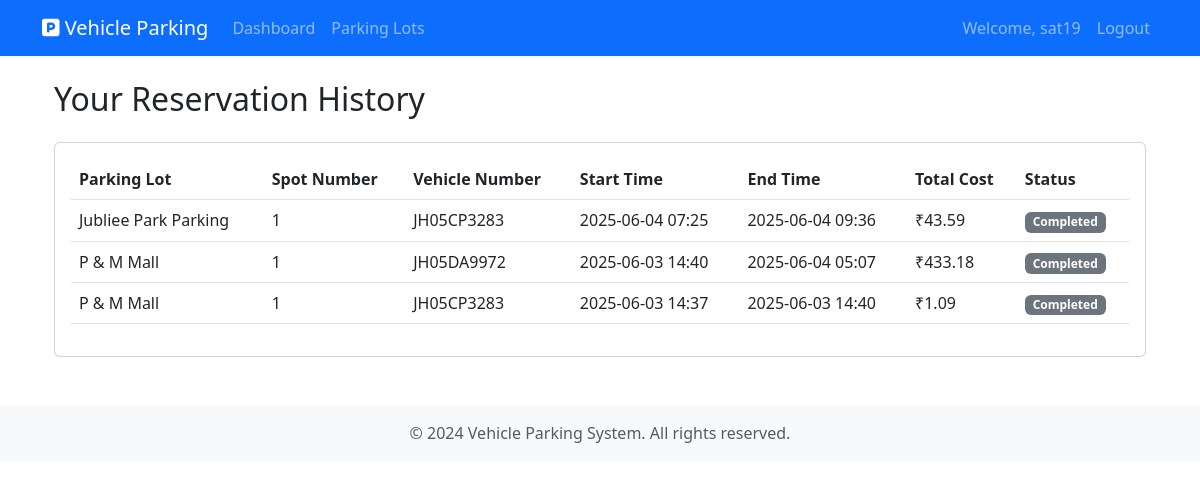
The app's page /reservation-history (signed in) with its own data.
### app/models.py (models this page shows, shortened)
class User(UserMixin, db.Model):
    id = db.Column(db.Integer, primary_key=True)
    username = db.Column(db.String(64), unique=True, nullable=False)
    email = db.Column(db.String(120), unique=True, nullable=False)
    password_hash = db.Column(db.String(128))
    is_admin = db.Column(db.Boolean, default=False)
    reservations = db.relationship('Reservation', backref='user', lazy=True)

class Reservation(db.Model):
    id = db.Column(db.Integer, primary_key=True)
    user_id = db.Column(db.Integer, db.ForeignKey('user.id'), nullable=False)
    spot_id = db.Column(db.Integer, db.ForeignKey('parking_spot.id'), nullable=False)
    vehicle_number = db.Column(db.String(20), nullable=False)
    start_time = db.Column(db.DateTime, default=datetime.utcnow)
    end_time = db.Column(db.DateTime, nullable=True)
    total_cost = db.Column(db.Float, nullable=True)
    status = db.Column(db.String(20), default='active')  # active, completed, cancelled
    payment_status = db.Column(db.String(20), default='pending')  # pending, completed

class ParkingLot(db.Model):
    id = db.Column(db.Integer, primary_key=True)
    name = db.Column(db.String(100), nullable=False)
    prime_location_name = db.Column(db.String(100), nullable=False)
    address = db.Column(db.String(200), nullable=False)
    pin_code = db.Column(db.String(10), nullable=False)
    price_per_hour = db.Column(db.Float, nullable=False)
    maximum_spots = db.Column(db.Integer, nullable=False)
    created_at = db.Column(db.DateTime, default=datetime.utcnow)
    spots = db.relationship('ParkingSpot', backref='lot', lazy=True, cascade='all, delete-orphan')

class ParkingSpot(db.Model):
    id = db.Column(db.Integer, primary_key=True)
    lot_id = db.Column(db.Integer, db.ForeignKey('parking_lot.id'), nullable=False)
    spot_number = db.Column(db.Integer, nullable=False)
    status = db.Column(db.String(1), default='A')  # 'A' for Available, 'O' for Occupied
    reservations = db.relationship('Reservation', backref='spot', lazy=True)

### app/main/routes.py (the view)
@bp.route('/reservation-history')
@login_required
def reservation_history():
    reservations = Reservation.query.filter_by(user_id=current_user.id).order_by(Reservation.start_time.desc()).all()
    return render_template('main/reservation_history.html', reservations=reservations)

### app/models.py (called while the page is built)
@login_manager.user_loader
def load_user(id):
    return User.query.get(int(id))

### app/templates/main/reservation_history.html (shortened to what this page needs)
{% extends "base.html" %}
{% block content %}
<div class="container mt-4">
    <h2>Your Reservation History</h2>
    <div class="card mt-4">
        <div class="card-body">
            <div class="table-responsive">
                <table class="table">
                    <thead>
                        <tr>
                            <th>Parking Lot</th>
                            <th>Spot Number</th>
                            <th>Vehicle Number</th>
                            <th>Start Time</th>
                            <th>End Time</th>
                            <th>Total Cost</th>
                            <th>Status</th>
                        </tr>
                    </thead>
                    <tbody>
                        {% for reservation in reservations %}
                        <tr>
                            <td>{{ reservation.spot.lot.name }}</td>
                            <td>{{ reservation.spot.spot_number }}</td>
                            <td>{{ reservation.vehicle_number }}</td>
                            <td>{{ reservation.start_time.strftime('%Y-%m-%d %H:%M') }}</td>
                            <td>
                                {% if reservation.end_time %}
                                {{ reservation.end_time.strftime('%Y-%m-%d %H:%M') }}
                                {% else %}
                                -
                                {% endif %}
                            </td>
                            <td>₹{{ "%.2f"|format(reservation.total_cost or 0) }}</td>
                            <td>
                                {% if reservation.status == 'active' %}
                                <span class="badge bg-success">Active</span>
                                {% elif reservation.status == 'completed' %}
                                <span class="badge bg-secondary">Completed</span>
                                {% else %}
                                <span class="badge bg-danger">Cancelled</span>
                                {% endif %}
                            </td>
                        </tr>
                        {% endfor %}
                    </tbody>
                </table>
            </div>
        </div>
    </div>
</div>
{% endblock %}

### app/templates/base.html (shortened to what this page needs)
<!DOCTYPE html>
<html lang="en">
<head>
    <link href="https://cdn.jsdelivr.net/npm/bootstrap@5.3.0/dist/css/bootstrap.min.css" rel="stylesheet">
    <link href="https://cdnjs.cloudflare.com/ajax/libs/font-awesome/6.0.0/css/all.min.css" rel="stylesheet">
</head>
<body>
    <nav class="navbar navbar-expand-lg navbar-dark bg-primary">
        <div class="container">
            <a class="navbar-brand" href="{{ url_for('main.index') }}">
                <i class="fas fa-parking"></i> Vehicle Parking
            </a>
            <div class="collapse navbar-collapse" id="navbarNav">
                <ul class="navbar-nav me-auto">
                    {% if current_user.is_authenticated %}
                    {% if current_user.is_admin %}
                    <li class="nav-item">
                        <a class="nav-link" href="{{ url_for('admin.dashboard') }}">Dashboard</a>
                    </li>
                    <li class="nav-item">
                        <a class="nav-link" href="{{ url_for('admin.parking_lots') }}">Manage Lots</a>
                    </li>
                    <li class="nav-item">
                        <a class="nav-link" href="{{ url_for('admin.users') }}">Users</a>
                    </li>
                    <li class="nav-item">
                        <a class="nav-link" href="{{ url_for('admin.reservations') }}">Reservations</a>
                    </li>
                    {% else %}
                    <li class="nav-item">
                        <a class="nav-link" href="{{ url_for('main.dashboard') }}">Dashboard</a>
                    </li>
                    <li class="nav-item">
                        <a class="nav-link" href="{{ url_for('main.parking_lots') }}">Parking Lots</a>
                    </li>
                    {% endif %}
                    {% endif %}
                </ul>
                <ul class="navbar-nav">
                    {% if current_user.is_authenticated %}
                    <li class="nav-item">
                        <span class="nav-link">Welcome, {{ current_user.username }}</span>
                    </li>
                    <li class="nav-item">
                        <a class="nav-link" href="{{ url_for('auth.logout') }}">Logout</a>
                    </li>
                    {% endif %}
                </ul>
            </div>
        </div>
    </nav>
    <div class="container mt-4">
        {% block content %}{% endblock %}
    </div>
    <footer class="footer mt-5 py-3 bg-light">
        <div class="container text-center">
            <span class="text-muted">© 2024 Vehicle Parking System. All rights reserved.</span>
        </div>
    </footer>
</body>
</html>

### records on screen
User: username "sat19"
Reservation: spot.lot.name "Jubliee Park Parking", spot.spot_number "1", vehicle_number "JH05CP3283", start_time "2025-06-04 07:25", end_time "2025-06-04 09:36", total_cost "43.59", status "Completed"
Reservation: spot.lot.name "P & M Mall", spot.spot_number "1", vehicle_number "JH05DA9972", start_time "2025-06-03 14:40", end_time "2025-06-04 05:07", total_cost "433.18", status "Completed"
Reservation: spot.lot.name "P & M Mall", spot.spot_number "1", vehicle_number "JH05CP3283", start_time "2025-06-03 14:37", end_time "2025-06-03 14:40", total_cost "1.09", status "Completed"
